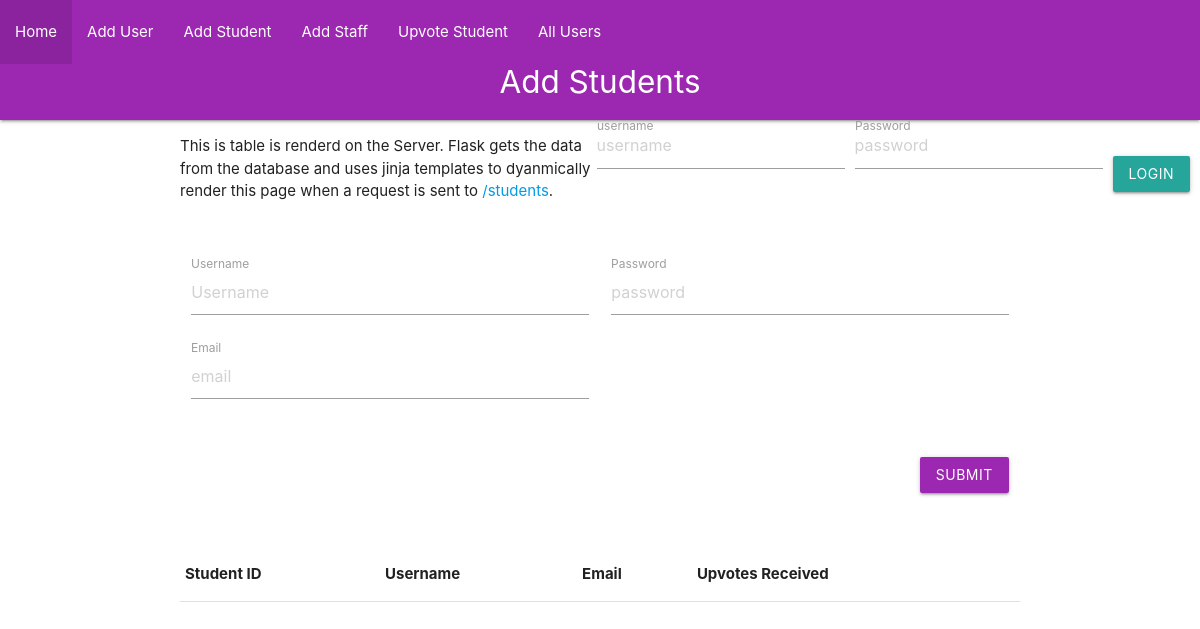
Before: /students with the older database file.
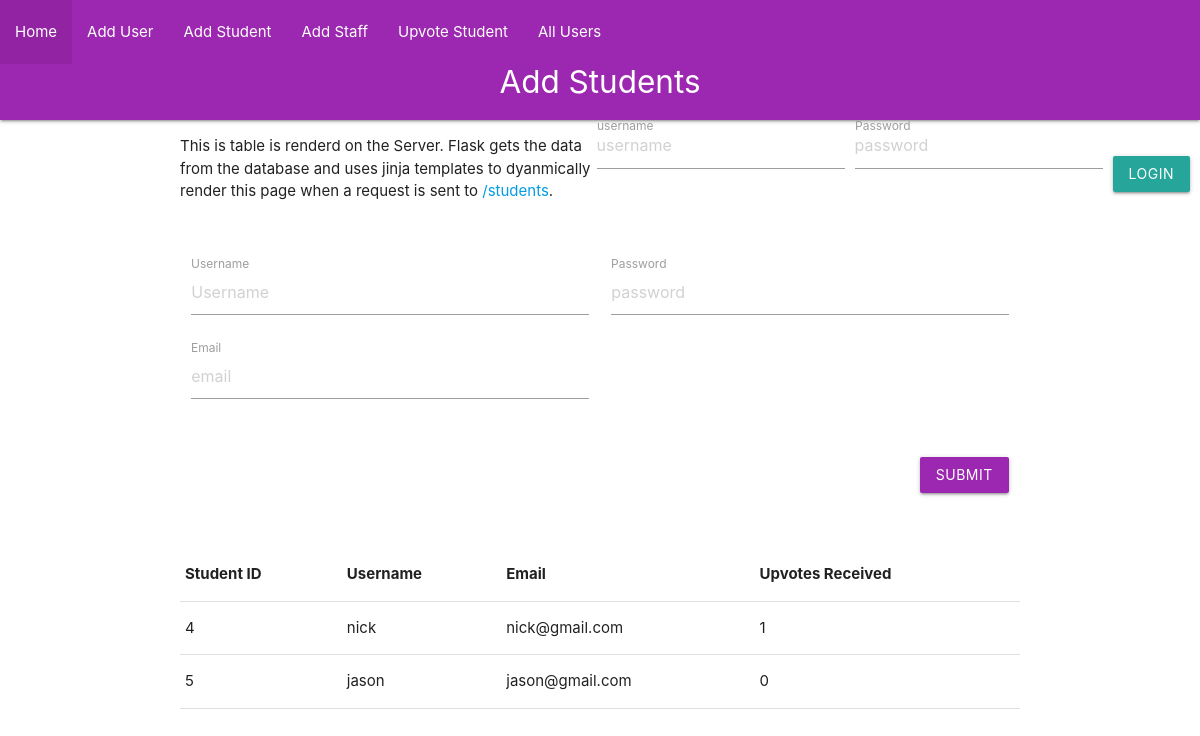
After: the same page with the newer database file.
### App/models/student.py (models this page shows, shortened)
class Student(User):
    __tablename__ = "student"
    id = db.Column(db.Integer, db.ForeignKey('user.id'), primary_key=True)
    username =  db.Column(db.String, nullable=False, unique=True)
    email = db.Column(db.String(120), nullable=False)
    num_upvotes = db.Column(db.Integer, default=0)
    __mapper_args__ = {
        'polymorphic_identity': 'student',
    }

### App/views/student.py (the view)
@student_views.route('/students', methods=['GET'])
def get_student_page():
    students = get_all_students()
    return render_template('students.html', students=students)

### App/controllers/auth.py (called while the page is built)
def add_auth_context(app):
    @app.context_processor
    def inject_user():
        try:
            verify_jwt_in_request()
            username = get_jwt_identity()  # Now it correctly retrieves the username
            current_user = User.query.filter_by(username=username).one_or_none()
            is_authenticated = current_user is not None
        except Exception as e:
            print(e)
            is_authenticated = False
            current_user = None
        return dict(is_authenticated=is_authenticated, current_user=current_user)

### App/controllers/student.py (called while the page is built)
def get_all_students():
    return Student.query.all()

### App/templates/students.html (shortened to what this page needs)
{% extends "layout.html" %}
{% block page %}Add Students{% endblock %}
{% block content %}
    <div class="row">
        <p>
            This is table is renderd on the Server. Flask gets the data from the database and uses jinja templates to dyanmically render this page when a request is sent to <a href="/students">/students</a>.
        </p>
    </div>
    <div class="row">
      <form class="col s12" method="POST" action="/students">
        <div class="row">
          <div class="input-field col s6">
            <input placeholder="Username" name="username" type="text" class="validate">
            <label for="username">Username</label>
          </div>
          <div class="input-field col s6">
            <input placeholder="password" name="password" type="password" class="validate">
            <label for="password">Password</label>
          </div>
          <div class="input-field col s6">
            <input placeholder="email" name="email" type="email" class="validate">
            <label for="email">Email</label>
          </div>
        </div>
        <div class="row">
          <div class="input-field col s12">
            <button class="btn waves-effect waves-light right purple" type="submit" name="action">Submit</button>
          </div>
        </div>
      </form>
    </div>
    <div class="row">
      <table>
        <thead>
          <tr>
            <th>Student ID</th><th>Username</th><th>Email</th><th>Upvotes Received</th>
          </tr>
        </thead>
        <tbody>
          {% for student in students %}
            <tr>
                <td>{{student.id}}</td>
                <td>{{student.username}}</td>
                <td>{{student.email}}</td>
                <td>{{student.num_upvotes}}</td>
            </tr>
          {% endfor %}
      </table>
    </div>
{% endblock %}

Changed rows visible on the page:
added Student: id "4", username "nick", email "nick@gmail.com", num_upvotes "1"
added Student: id "5", username "jason", email "jason@gmail.com", num_upvotes "0"
